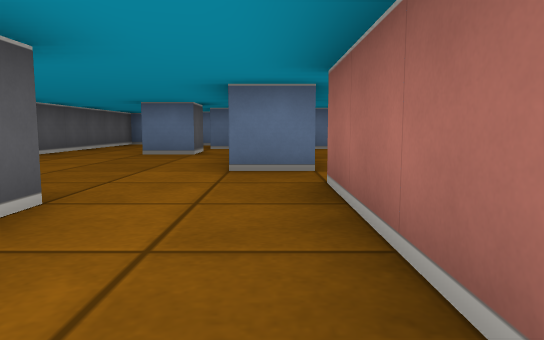
view 1 (above)

24 first-person views from a walk through a cub3D level. The camera is about half as high as the walls, tilts 6° down and sees 70° across. The floor is counted in squares. Each view is taken from the middle of a square. On the plan, view 1 faces up. The plan holds only what a view shows up to about 9 squares ahead; the rest is blank. The place goes on beyond the plan.

view 2
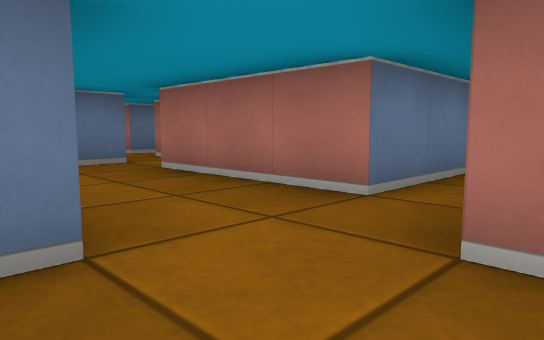

view 3
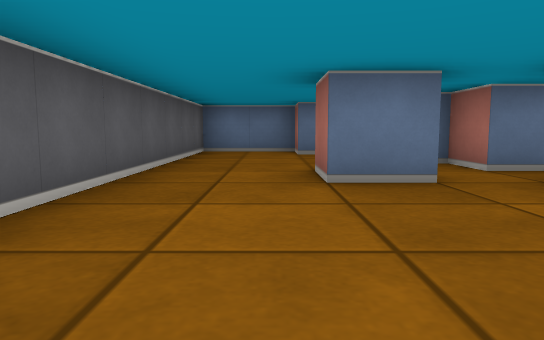

view 4
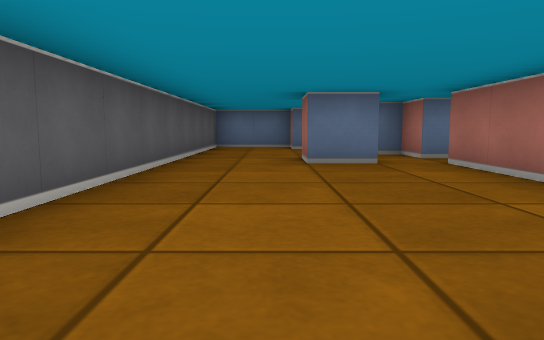

view 5
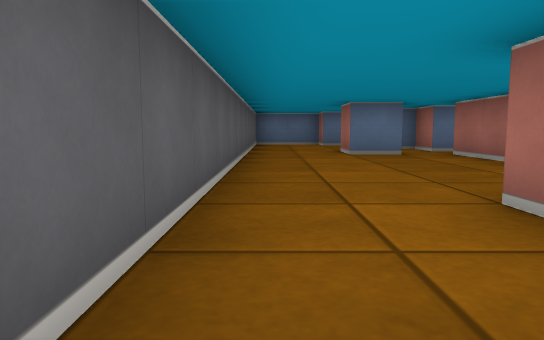

view 6
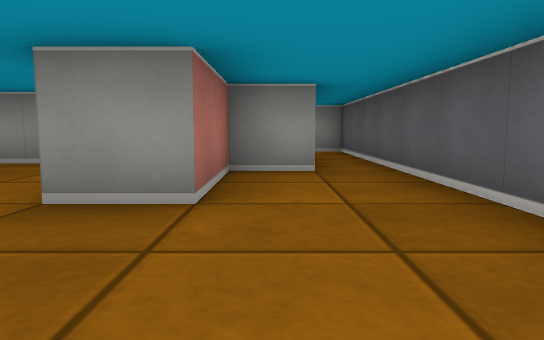

view 7
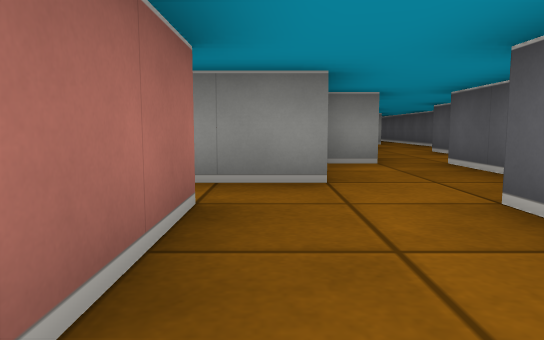

view 8
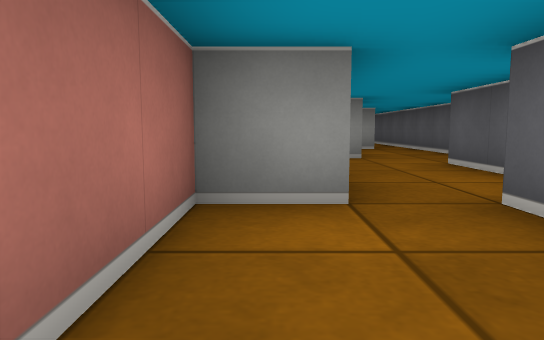

view 9
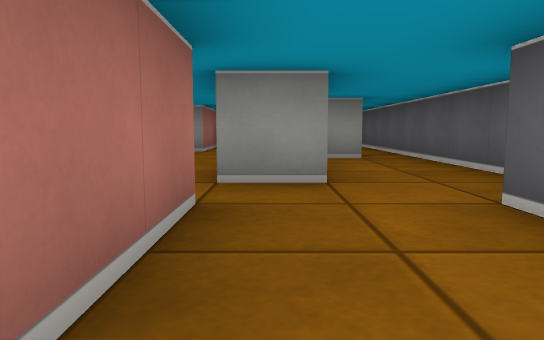

view 10
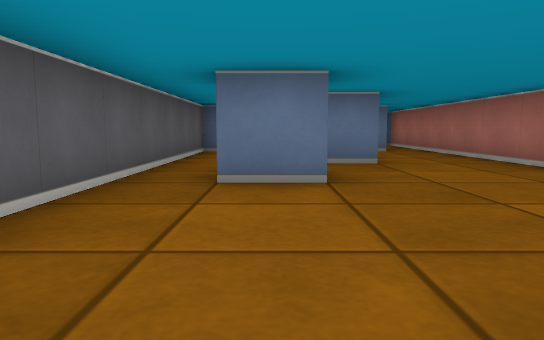

view 11
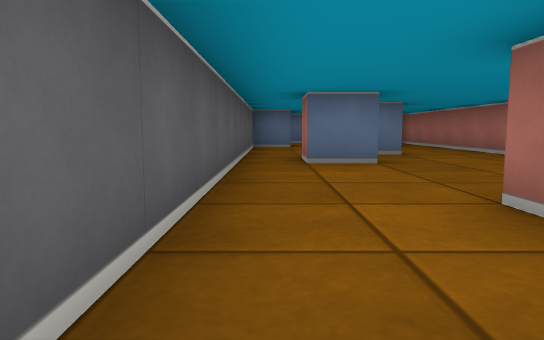

view 12
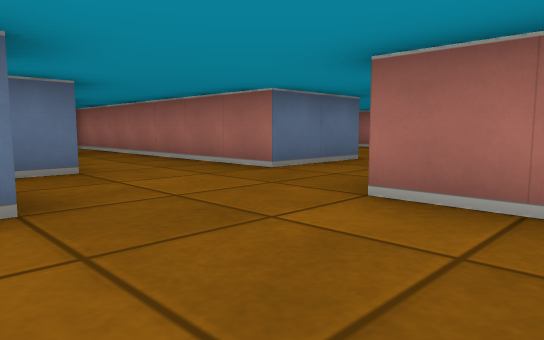

view 13
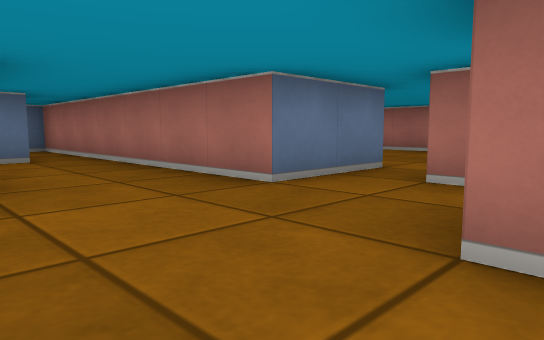

view 14
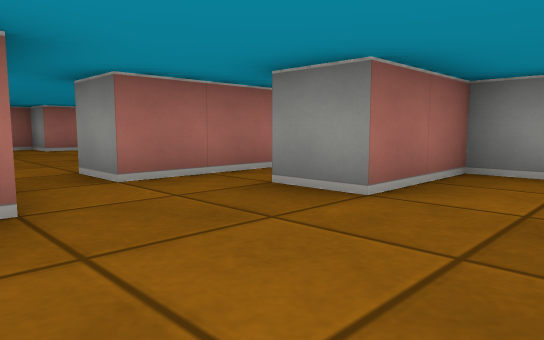

view 15
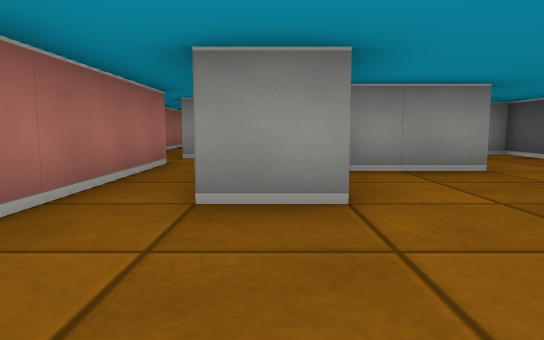

view 16
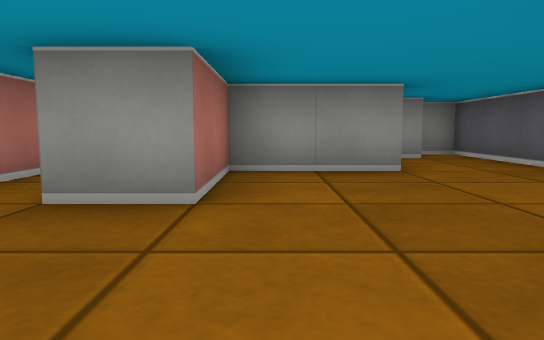

view 17
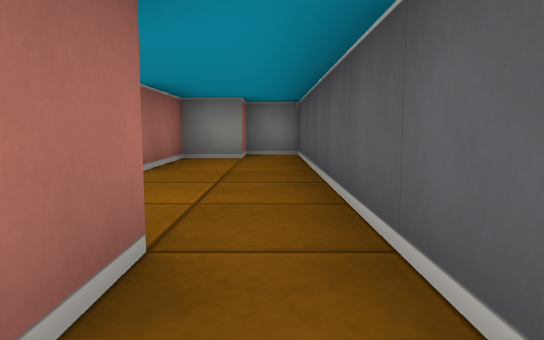

view 18
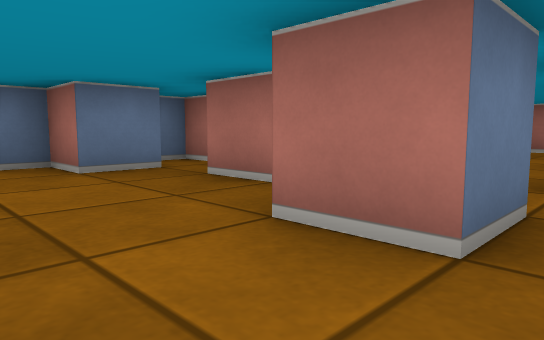

view 19
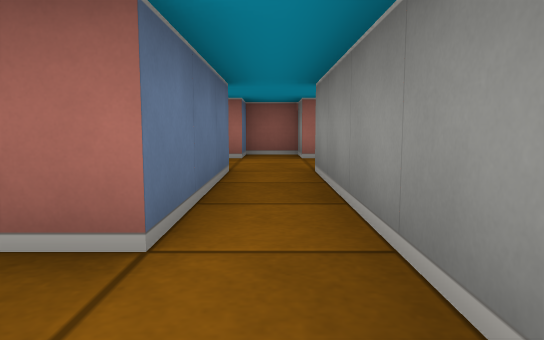

view 20
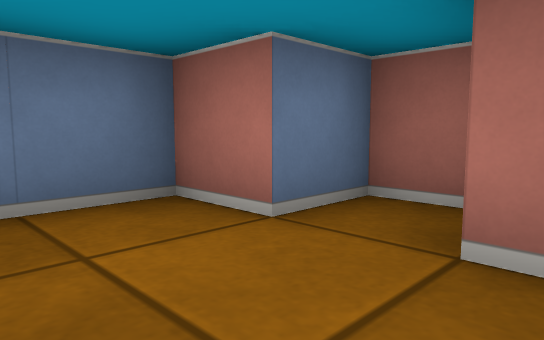

view 21
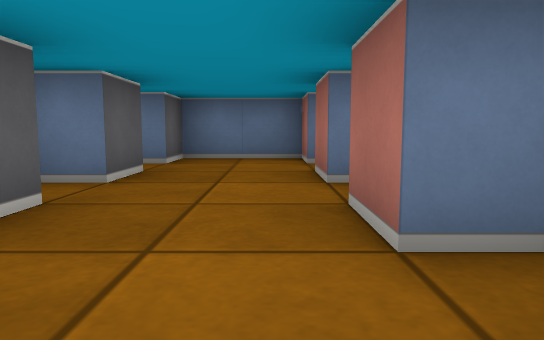

view 22
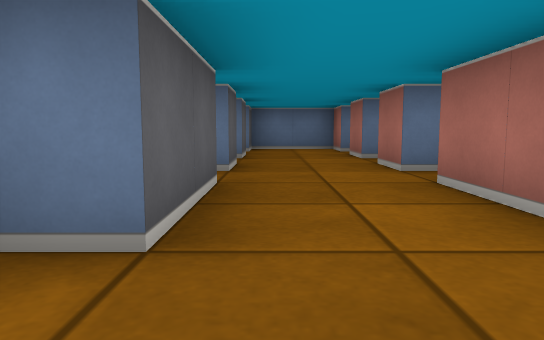

view 23
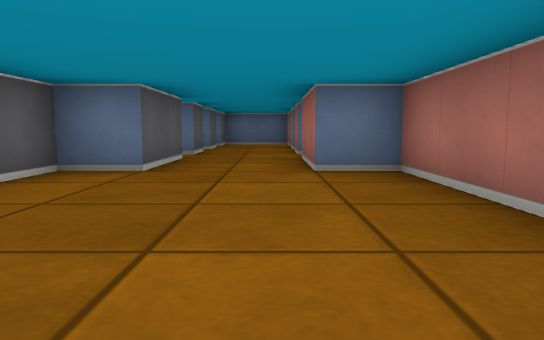

view 24
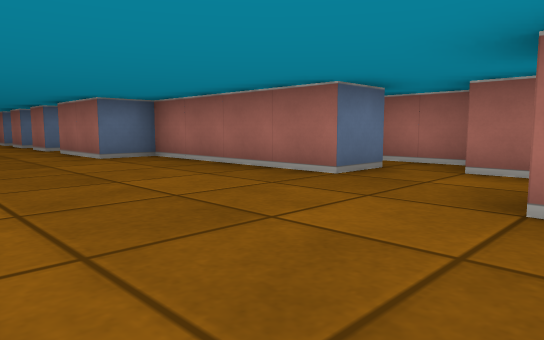

### Floor plan
Ten units are one square. View 1 is at (0, 0); x grows to the right and y downward. Boxes are objects, and circles mark ways between rooms. Rooms are numbered by the first view taken in them; rooms with no view inside come last. Other rooms are left out.
<svg viewBox="-50 -130 140 300">
<path fill="none" stroke="#000" d="M-5 5 35 5M35 -5 5 -5M-25 11 -25 25M-16 25 -5 25 -5 5M-15 -5 -19 -5M-5 -55 -5 -75M-15 -85 -15 -75 -25 -75 -25 -85M6 -45 -5 -45M2 -85 -5 -85 -5 -95 -10 -95M-15 -95 -15 -105M-14 -115 -25 -115 -25 -125 -45 -125 -45 -5M-36 -5 -25 -5 -25 -25 -15 -25 -15 -5M5 -5 5 -35M-5 -119 -5 -125 -10 -125M-45 -5 -45 35 -39 35M-15 55 -15 36M-26 65 -15 65M-4 55 -9 55M-35 41 -35 55M-45 55 -45 85M5 85 5 25 1 25M-24 105 -35 105 -35 95 -29 95M-14 85 -22 85M-45 85 -45 165 -35 165 -35 155 -25 155 -25 135 -5 135 -5 115 5 115M15 115 15 105 25 105M26 95 5 95 5 85M35 5 35 15 29 15M55 15 55 5M35 45 35 65M35 25 35 35M61 35 55 35 55 25M55 65 55 45M76 105 65 105 65 65 55 65M75 122 75 115 85 115 85 99M35 65 25 65 25 75M55 5 65 5 65 -5 55 -5 55 -15 35 -15 35 -5M15 145 15 115"/>
<circle cx="-10" cy="10" r="3" fill="#2a7"/>
<circle cx="-5" cy="-15" r="3" fill="#2a7"/>
<circle cx="30" cy="0" r="3" fill="#2a7"/>
<circle cx="-20" cy="30" r="3" fill="#2a7"/>
<circle cx="-40" cy="0" r="3" fill="#2a7"/>
<circle cx="-40" cy="30" r="3" fill="#2a7"/>
<circle cx="-35" cy="75" r="3" fill="#2a7"/>
<circle cx="-5" cy="75" r="3" fill="#2a7"/>
<circle cx="20" cy="100" r="3" fill="#2a7"/>
<circle cx="10" cy="110" r="3" fill="#2a7"/>
<circle cx="45" cy="30" r="3" fill="#2a7"/>
<circle cx="45" cy="10" r="3" fill="#2a7"/>
<circle cx="45" cy="55" r="3" fill="#2a7"/>
<text x="10" y="0">1</text>
<text x="-20" y="10">2</text>
<text x="-20" y="-60">3</text>
<text x="-40" y="10">4</text>
<text x="-20" y="60">5</text>
<text x="-20" y="110">6</text>
<text x="40" y="20">7</text>
<text x="40" y="40">8</text>
<text x="50" y="110">9</text>
<text x="50" y="0">10</text>
<text x="10" y="130">11</text>
</svg>
Room 1 opens to room 2. Room 1 opens to room 3. Room 1 opens to room 10. Room 2 opens to room 5. Room 3 opens to room 4. Room 4 opens to room 5. Room 5 opens to room 6. Room 6 opens to room 9. Room 6 opens to room 11. Room 7 opens to room 8. Room 7 opens to room 10. Room 8 opens to room 9.

Where each view was taken, in squares from view 1:
view 1: 0 up, 0 right, facing up
view 2: 1 down, 2 left, facing up-right
view 3: 4 up, 3 left, facing up
view 4: 2 up, 3 left, facing up
view 5: 0 up, 4 left, facing up
view 6: 5 up, 3 left, facing down
view 7: 3 up, 0 right, facing down
view 8: 0 up, 1 left, facing down
view 9: 3 down, 2 left, facing down
view 10: 14 down, 3 left, facing up
view 11: 16 down, 4 left, facing up
view 12: 13 down, 3 left, facing up-right
view 13: 12 down, 2 left, facing up-right
view 14: 9 down, 2 left, facing down-right
view 15: 9 down, 0 right, facing down
view 16: 9 down, 1 left, facing down
view 17: 9 down, 4 left, facing down
view 18: 7 up, 4 left, facing up-right
view 19: 0 up, 1 left, facing right
view 20: 1 down, 4 right, facing up-right
view 21: 5 down, 5 right, facing up
view 22: 8 down, 4 right, facing up
view 23: 11 down, 5 right, facing up
view 24: 13 down, 3 right, facing up-right
